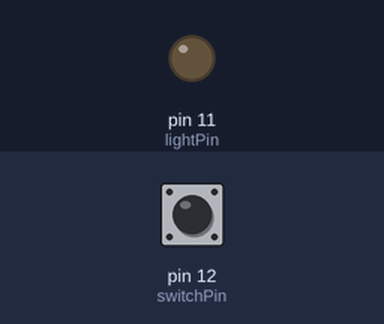
The sketch below on a simulated Arduino Uno, built with avr-gcc and run on an emulated ATmega328P. On the bench: output pins drawn as LEDs (lit = HIGH). The inputs (shaded band) are chosen by the test bench; at power-on: pin 12 (switchPin) LOW. What the sketch prints to the serial monitor is not drawn.

Above: at 1.2 s.
1.3 s: pin 12 (switchPin) pulled HIGH for 0.15 s
At 1.8 s:
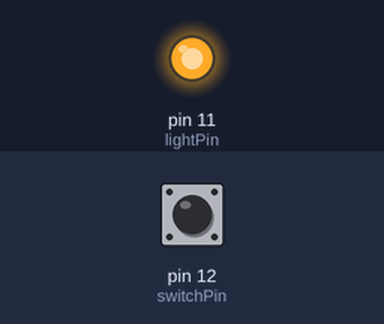
Timing chart, 0 to 4.3 s (numbered marks = the images above; inputs shaded):
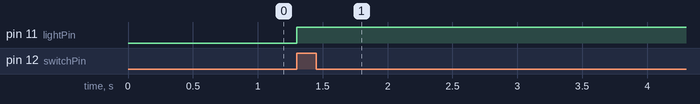

The sketch:

SwitchTest.ino
```cpp
int switchState = 0;
const int switchPin = 12;
const int lightPin = 11;
long time = 0;
long debounce = 200;

void setup() {
  Serial.begin(9600);
  pinMode(switchPin, INPUT);
  pinMode(lightPin, OUTPUT);
}

void loop() {
  switchState = digitalRead(switchPin);
  if( switchState == HIGH && millis() - time > debounce)
    digitalWrite(lightPin, HIGH);
  else
    Serial.print(switchState);


}
```

Measured:
- after the input at 1.3 s, pin 11 (lightPin): LOW → HIGH at once
